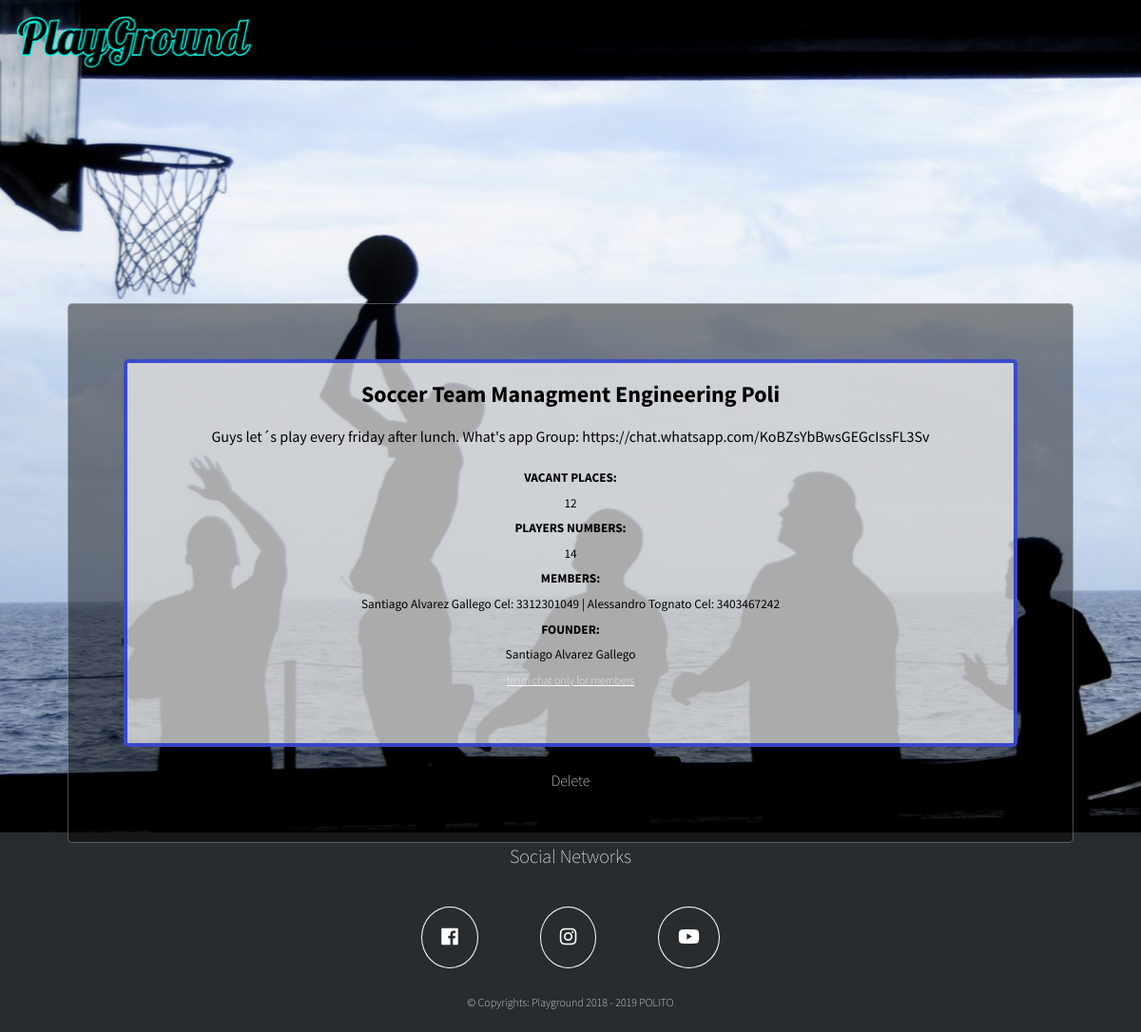
The app's page /teams/1soccer (signed in) with its own data.
### app.py (models this page shows, shortened)
class Teams(db.Model):
    id = db.Column(db.Integer, primary_key=True)
    name = db.Column(db.String(100), unique=False, nullable=False)
    description = db.Column(db.Text, nullable=False)
    members = db.Column(db.Text,nullable=True,)
    players_number = db.Column(db.Integer, nullable=False)
    vacant = db.Column(db.Integer, nullable=False)
    sport = db.Column(db.String(100), unique=False, nullable=False)
    user_id = db.Column(db.Integer, db.ForeignKey('user.id'), nullable=True)

class User(db.Model, UserMixin):
    id = db.Column(db.Integer, primary_key=True)
    phone = db.Column(db.String(20), unique=True, nullable=True)
    email = db.Column(db.String(20), unique=True, nullable=True)
    name = db.Column(db.String(10), nullable=True)
    password = db.Column(db.String(30), nullable=True)
    image_file = db.Column(db.String(20), nullable=False, default='default.png')
    games = db.relationship('Games', backref='creator', lazy=True)
    teams = db.relationship('Teams', backref='begginer', lazy=True)
    role_id = db.Column(db.Integer, db.ForeignKey('role.id'), nullable=True)

### app.py (the view)
@app.route('/teams/<int:team_id><string:sport>', methods=['POST', 'GET'])
@login_required
def team(team_id,sport):
    team = Teams.query.get_or_404(team_id)
    formpage = None
    flag = 1
    link = 'http://127.0.0.1:5000/'+str(team_id)+sport+'/chat'
    if team.vacant!=0:
        if team.begginer != current_user:
            flag = 0
            if current_user.phone in team.members:
                formpage = LeaveForm()
                if formpage.validate_on_submit():
                    toreplace = ' | ' + current_user.name + ' Cel: ' + current_user.phone
                    members = team.members.replace(toreplace, '')
                    team.members = members
                    new_vacant = team.vacant + 1
                    team.vacant = new_vacant
                    db.session.commit()
                    flash('You have leave!!!', 'success')
                    return redirect(url_for(sport))
            else:
                formpage = JoinForm()
                if formpage.validate_on_submit():
                    members = team.members + ' | ' + current_user.name + ' Cel: ' + current_user.phone
                    team.members = members
                    new_vacant = team.vacant - 1
                    team.vacant = new_vacant
                    db.session.commit()
                    flash('You have join the team!!!', 'success')
                    return redirect(url_for(sport))
    if team.begginer == current_user:
        flag=0
        formpage = DeleteForm()
        if formpage.validate_on_submit():
            flash('The team has been deleted!!!','success')
            db.session.delete(team)
            db.session.commit()
            return redirect(url_for(sport))
    return render_template('team.html', title='Update Team', formpage=formpage, team=team,flag=flag, link=link)

### forms.py
class DeleteForm(FlaskForm):
    submit = SubmitField('Delete')

### app.py (called while the page is built)
@login_manager.user_loader
def load_user(user_id):
    return User.query.get(int(user_id))

### templates/team.html (shortened to what this page needs)
{% extends "base2.html" %}
{% block head %}
  {{ super() }}
  <link rel="stylesheet" href="../static/team.css">
{% endblock %}
{% block content %}
<div class="team">
    <form method="post">
      <div class="media-body">
        <div class="article">
           <h2>{{ team.name }}</h2>
          <p>{{ team.description }}</p>
          <small class="little-title">VACANT PLACES:    </small>
          <br><small>{{ team.vacant }}</small>
          <br><small class="little-title">PLAYERS NUMBERS:</small>
          <br><small>{{ team.players_number }}</small>
          <br><small class="little-title">MEMBERS:</small>
          <br><small>{{ team.members }}</small>
          <br><small class="little-title">FOUNDER:</small>
          <br><small>{{ team.begginer.name }}</small>
          <br><a title="Just for members" class="link" href={{ link }}>team chat only for members</a>
        </div>
      {% if flag == 0 %}
      {{ formpage.submit(class="btn-team") }}
      {% endif %}
      </div>
    </form>
</div>
{% endblock %}

### static/base.css (style rules this page uses)
html, body { margin: 0; padding: 0; width: 100%; }
body { display: flex; flex-direction: column; background-color: #171717; font-family: 'Source Sans Pro', sans-serif; font-style: normal; font-weight: 400; letter-spacing: 0; line-height: 1.6em; -webkit-font-smoothing: antialiased; z-index: 0; align-content: center; }

### static/team.css (style rules this page uses)
.team { background: rgba(0, 0, 0, 0.46); margin-top: 60px; width: 80%; height: 470px; border: 1px solid rgba(255,255,255,0.3); border-radius: 5px; padding: 3em; position: absolute; top: 50%; left: 50%; text-align: center; align-content: center; transform: translateX(-50%) translateY(-50%); z-index: 1; }
.little-title { font-weight: bold; }
.article { height: 400px; background: rgba(255, 255, 255, 0.67); margin: 10px; border: 4px solid rgba(36, 52, 203, 0.86); border-radius: 5px; overflow-y: scroll; }
.btn-team { width: 232px; height: 50px; font-size: 16px; background: #000; font-family: 'Source Sans Pro', sans-serif; font-weight: lighter; color: #ffffff; border: 0; border-radius: 5px; }
.link { color: white; font-family: 'Source Sans Pro', sans-serif; font-weight: lighter; font-size: 12px; }

### records on screen
Teams: name "Soccer Team Managment Engineering Poli", description "Guys let´s play every friday after lunch. What's app Group: https://chat.whatsapp.com/KoBZsYbBwsGEGcIssFL3Sv", vacant "12", players_number "14", members "Santiago Alvarez Gallego Cel: 3312301049 | Alessandro Tognato Cel: 3403467242"
User: begginer.name "Santiago Alvarez Gallego"
